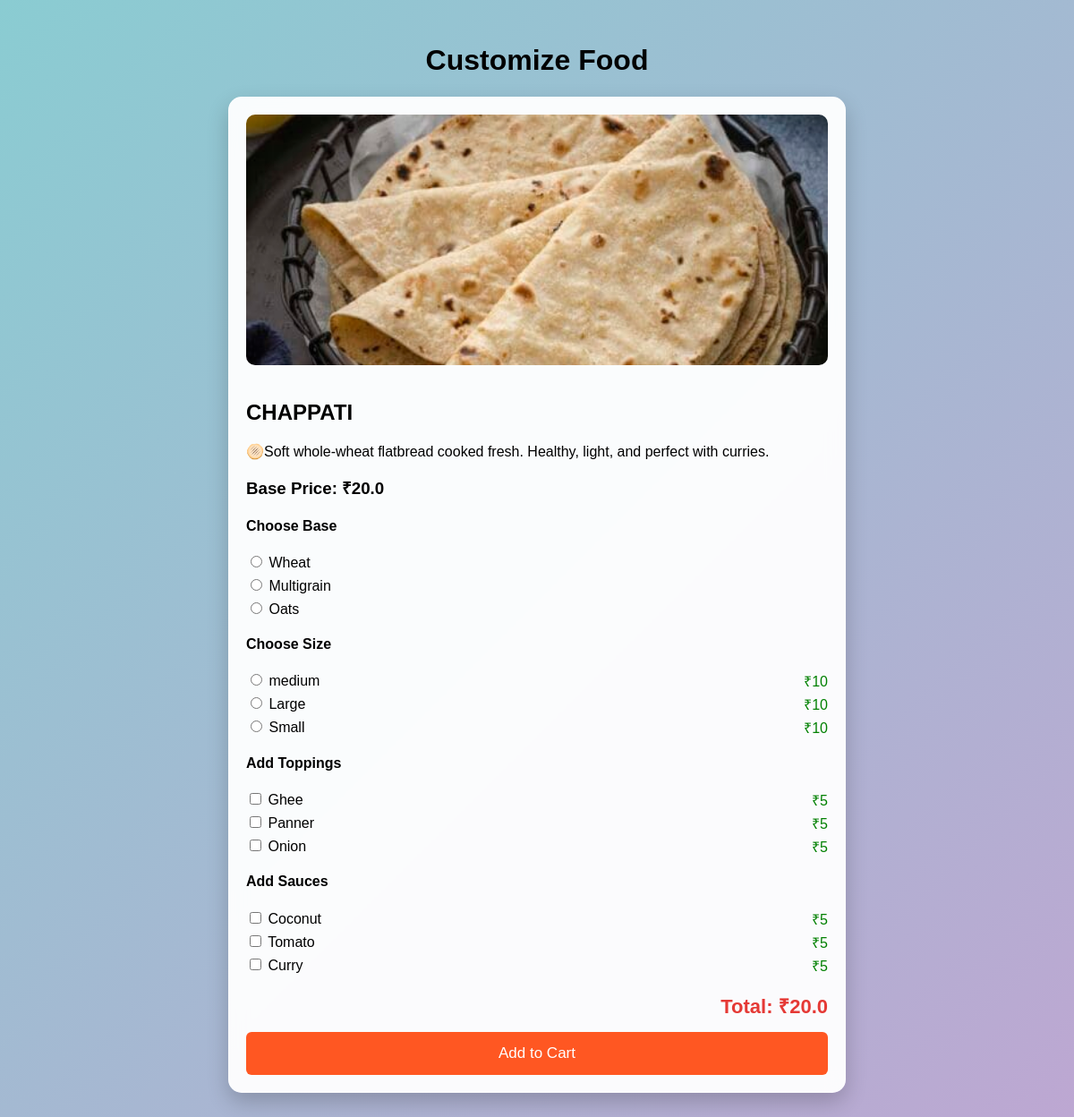
The app's page /customize/5/ with its own data.
### foods/models.py (models this page shows, shortened)
class FoodItems(models.Model):
    foodname = models.CharField(max_length=200)
    description = models.TextField()
    price = models.FloatField()
    rating = models.FloatField()
    food_img = models.ImageField(upload_to='food_images/')
    catogery = models.CharField(max_length=50)

class BaseType(models.Model):
    food = models.ForeignKey(FoodItems, on_delete=models.CASCADE)
    base_name = models.CharField(max_length=100)
    base_img = models.ImageField(upload_to='base/', blank=True, null=True)

class Size(models.Model):
    food = models.ForeignKey(FoodItems, on_delete=models.CASCADE)
    size_type = models.CharField(max_length=50)
    price = models.IntegerField()

class Topping(models.Model):
    food = models.ForeignKey(FoodItems, on_delete=models.CASCADE)
    name = models.CharField(max_length=100)
    price = models.IntegerField()
    topping_img = models.ImageField(upload_to='topping/', blank=True, null=True)

class Sauce(models.Model):
    food = models.ForeignKey(FoodItems, on_delete=models.CASCADE)
    name = models.CharField(max_length=100)
    price = models.IntegerField()
    sauce_img = models.ImageField(upload_to='sauce/', blank=True, null=True)

### foods/views.py (the view, shortened to what this page needs)
# urls.py: path("customize/<int:id>/", views.customize, name="customize"),
def customize(request, id):
    food = get_object_or_404(FoodItems, id=id)
    sizes = Size.objects.filter(food=food)
    bases = BaseType.objects.filter(food=food)
    toppings = Topping.objects.filter(food=food)
    sauces = Sauce.objects.filter(food=food)
    context = {
        'foodsitems': food,
        'sizes': sizes,
        'bases': bases,
        'toppings': toppings,
        'sauces': sauces,
    }
    return render(request, 'customize.html', {
        'food': food,
        'bases': bases,
        'sizes': sizes,
        'toppings': toppings,
        'sauces': sauces,
    })

### templates/customize.html (shortened to what this page needs)
<!DOCTYPE html>
<html>
<head>
</head>
<body>
<h1><Center>Customize Food</Center></h1>
<div class="card">
    <img src="{{ food.food_img.url }}" class="food-img" alt="{{ food.foodname }}">
    <h2>{{ food.foodname }}</h2>
    <p>{{ food.description }}</p>
    <h3>Base Price: ₹{{ food.price }}</h3>
    <form method="POST" action="{% url 'add_cart' food.id %}">
        <div class="section">
            <h4>Choose Base</h4>
            {% for base in bases %}
            <label>
                <input type="radio" name="base"
                       value="{{ base.base_name }}"
                       >
                {{ base.base_name }}
            </label>
            {% endfor %}
        </div>
        <div class="section">
            <h4>Choose Size</h4>
            {% for size in sizes %}
            <label>
                <input type="radio" name="size"
                       value="{{ size.size_type }}"
                       data-price="{{ size.price }}"
                       onclick="updateTotal()">
                {{ size.size_type }}
                <span class="price">₹{{ size.price }}</span>
            </label>
            {% endfor %}
        </div>
        <div class="section">
            <h4>Add Toppings</h4>
            {% for topping in toppings %}
            <label>
                <input type="checkbox" name="toppings"
                       value="{{ topping.name }}"
                       data-price="{{ topping.price }}"
                       onclick="toggleImage(this,'topping-img-{{ topping.id }}'); updateTotal();">
                {{ topping.name }}
                <span class="price">₹{{ topping.price }}</span>
            </label>
            {% endfor %}
        </div>
        <div class="section">
            <h4>Add Sauces</h4>
            {% for sauce in sauces %}
            <label>
                <input type="checkbox" name="sauces"
                       value="{{ sauce.name }}"
                       data-price="{{ sauce.price }}"
                       onclick="toggleImage(this,'sauce-img-{{ sauce.id }}'); updateTotal();">
                {{ sauce.name }}
                <span class="price">₹{{ sauce.price }}</span>
            </label>
            {% endfor %}
        </div>
        <div class="total">
            Total: ₹<span id="total">{{ food.price }}</span>
        </div>
        <button type="submit">Add to Cart</button>
    </form>
</div>
</body>
</html>

### templates/customize.html (style rules this page uses)
body { font-family: Arial, sans-serif; background: linear-gradient(135deg, #8accd2, #bda7d2); padding: 20px; min-height: 100vh; }
.card { background: rgba(255, 255, 255, 0.95); padding: 20px; max-width: 650px; margin: auto; border-radius: 15px; box-shadow: 0 10px 25px rgba(0,0,0,0.2); backdrop-filter: blur(10px); }
.food-img { width: 100%; height: 280px; object-fit: cover; border-radius: 10px; margin-bottom: 15px; }
.section { margin-bottom: 20px; }
label { display: block; margin: 6px 0; cursor: pointer; }
.price { float: right; color: green; }
.total { font-size: 22px; font-weight: bold; color: #e53935; margin-top: 15px; text-align: right; }
button { width: 100%; padding: 14px; background: #ff5722; color: white; border: none; font-size: 17px; border-radius: 6px; cursor: pointer; margin-top: 15px; }

### records on screen
FoodItems: food_img (picture), foodname "CHAPPATI", description "🫓Soft whole-wheat flatbread cooked fresh. Healthy, light, and perfect with curries.", price "20.0"
BaseType: base_name "Wheat"
BaseType: base_name "Multigrain"
BaseType: base_name "Oats"
Size: size_type "medium", price "10"
Size: size_type "Large", price "10"
Size: size_type "Small", price "10"
Topping: name "Ghee", price "5"
Topping: name "Panner", price "5"
Topping: name "Onion", price "5"
Sauce: name "Coconut", price "5"
Sauce: name "Tomato", price "5"
Sauce: name "Curry", price "5"
